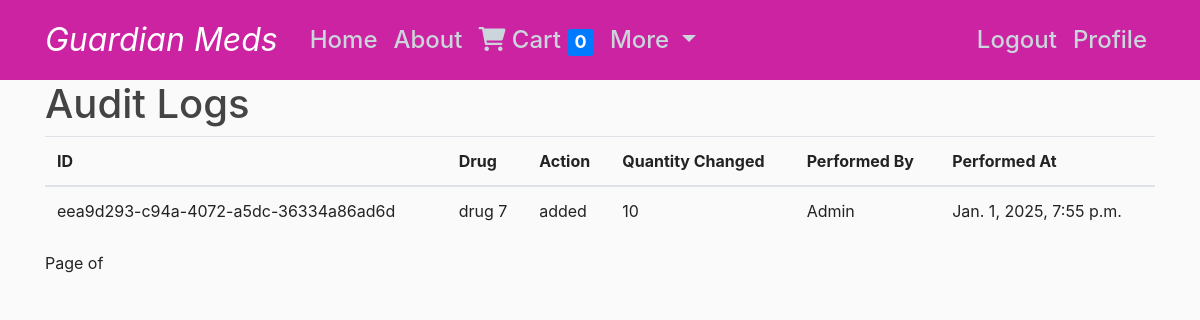
The page /audit-logs/ (signed in) on the database its author committed.
### pharmacy/models.py (models this page shows, shortened)
class AuditLog(models.Model):
    id = models.UUIDField(primary_key=True, default=uuid.uuid4, editable=False)
    drug = models.ForeignKey(Drug, on_delete=models.CASCADE, related_name='audit_logs')
    action = models.CharField(max_length=50)  # e.g., 'added', 'updated', 'deleted'
    quantity_changed = models.IntegerField()  # Can be positive or negative
    performed_by = models.CharField(max_length=255)  # Can link to a User or Staff model
    performed_at = models.DateTimeField(auto_now_add=True)

class Drug(models.Model):
    STOCK_STATUS_CHOICES = [
        ('in_stock', 'In Stock'),
        ('sold', 'Sold'),
        ('out_of_stock', 'Out of Stock'),
    ]
    id = models.UUIDField(primary_key=True, default=uuid.uuid4, editable=False)
    name = models.CharField(max_length=255)
    description = models.TextField()
    image_url = models.URLField(max_length=500)  # To store the image path or URL
    type = models.ForeignKey(Type, on_delete=models.CASCADE, related_name='drugs')
    cart = models.ForeignKey(Cart, on_delete=models.CASCADE, related_name='drugs', null=True, blank=True)
    price = models.DecimalField(max_digits=10, decimal_places=2)
    expiry = models.DateTimeField()
    stock = models.PositiveIntegerField(default=0)
    created_at = models.DateTimeField(auto_now_add=True)
    stock_status = models.CharField(
        max_length=15,
        choices=STOCK_STATUS_CHOICES,
        default='in_stock',
    )  # New field to track stock status

### pharmacy/views.py (the view, shortened to what this page needs)
# urls.py: path("audit-logs/", AuditLogListView.as_view(), name="audit-log-list"),
class AuditLogListView(ListView):
    model = AuditLog
    template_name = "pharmacy/audit_log_list.html"
    context_object_name = "audit_logs"
    paginate_by = 10  # Optional: paginate the logs
    def get_queryset(self):
        queryset = super().get_queryset()
        drug_id = self.request.GET.get("drug")
        performed_by = self.request.GET.get("performed_by")
        if drug_id:
            queryset = queryset.filter(drug_id=drug_id)
        if performed_by:
            queryset = queryset.filter(performed_by=performed_by)
        return queryset.order_by("-performed_at")  # Latest logs first

### pharmacy/templates/pharmacy/audit_log_list.html (shortened to what this page needs)
{% extends "pharmacy/base.html" %}
{% block content %}
<h1>Audit Logs</h1>
<table class="table">
    <thead>
        <tr>
            <th>ID</th>
            <th>Drug</th>
            <th>Action</th>
            <th>Quantity Changed</th>
            <th>Performed By</th>
            <th>Performed At</th>
        </tr>
    </thead>
    <tbody>
        {% for log in audit_logs %}
        <tr>
            <td>{{ log.id }}</td>
            <td>{{ log.drug.name }}</td>
            <td>{{ log.action }}</td>
            <td>{{ log.quantity_changed }}</td>
            <td>{{ log.performed_by }}</td>
            <td>{{ log.performed_at }}</td>
        </tr>
        {% empty %}
        <tr>
            <td colspan="6">No logs available.</td>
        </tr>
        {% endfor %}
    </tbody>
</table>
<div class="pagination">
    <span>Page {{ audit_logs.number }} of {{ audit_logs.paginator.num_pages }}</span>
</div>
{% endblock %}

### pharmacy/static/pharmacy/main.css (style rules this page uses)
body { background: #fafafa; color: #242222; margin-top: 5rem; }
h1, h2, h3, h4, h5, h6 { color: #444444; }

### rows shown on the page
AuditLog: id "eea9d293-c94a-4072-a5dc-36334a86ad6d", drug.name "drug 7", action "added", quantity_changed "10", performed_by "Admin", performed_at "Jan. 1, 2025, 7:55 p.m."

### other values the page prints
{{ cart_count|default:0 }} "0"
